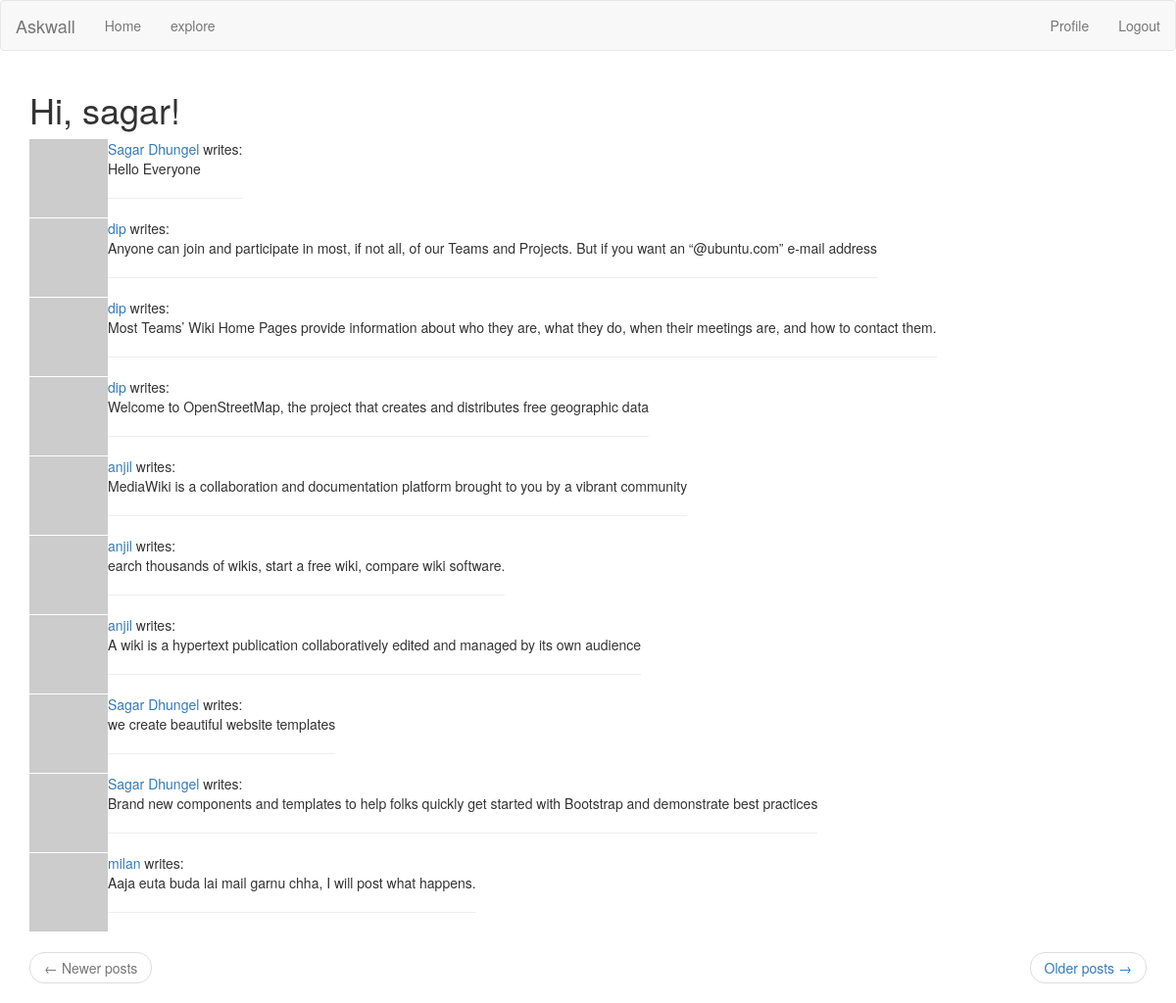
Page /explore (signed in) on the committed database.
### app/models.py (models this page shows, shortened)
class User(UserMixin, db.Model):
	id = db.Column(db.Integer, primary_key= True)
	username = db.Column(db.String(64), index = True)
	profile_name = db.Column(db.String(64))
	email = db.Column(db.String(120), index = True)
	password_hash = db.Column(db.String(128))
	posts = db.relationship('Post', backref='author', lazy='dynamic')
	about_me = db.Column(db.String(150))
	last_seen = db.Column(db.DateTime, default=datetime.utcnow)
	followed = db.relationship(
		'User', secondary=followers,
		primaryjoin = (followers.c.follower_id == id),
		secondaryjoin = (followers.c.followed_id == id),
		backref = db.backref('followers', lazy='dynamic'), lazy ='dynamic')
	def avatar(self, size):
		digest = md5(self.email.lower().encode('utf-8')).hexdigest()
		return 'http://www.gravatar.com/avatar/{}?d=identicon&s={}'.format(digest, size)

class Post(db.Model):
	id = db.Column(db.Integer, primary_key = True)
	body = db.Column(db.String(140))
	timestamp = db.Column(db.DateTime, index= True, default=datetime.utcnow)
	user_id = db.Column(db.Integer, db.ForeignKey('user.id'))

### app/routes.py (the view)
@app.route('/explore')
@login_required
def explore():
	page = request.args.get('page', 1, type=int)
	posts = Post.query.order_by(Post.timestamp.desc()).paginate(
		page, app.config['POSTS_PER_PAGE'], False)
	next_url = url_for('index', page=posts.next_num) if posts.has_next else None
	prev_url = url_for('index', page = posts.prev_num) if posts.has_prev else None
	return render_template('index.html', title='explore', posts = posts.items, next_url=next_url, prev_url = prev_url)

### app/models.py (called while the page is built)
@login.user_loader
def load_user(id):
	return User.query.get(int(id))

### app/routes.py (called while the page is built)
@app.before_request
def before_request():
	if current_user.is_authenticated:
		current_user.last_seen = datetime.utcnow()
		db.session.commit()

### app/templates/index.html (shortened to what this page needs)
{% extends "base.html" %}
{% import 'bootstrap/wtf.html' as wtf %}
{% block app_content %}
    <h1>Hi, {{ current_user.username }}!</h1>
    {% for post in posts %}
        {% include '_post.html' %}
    {% endfor %}
    <nav aria-label="...">
        <ul class="pager">
            <li class="previous{% if not prev_url %} disabled{% endif %}">
                <a href="{{ prev_url or '#' }}">
                    <span aria-hidden="true">&larr;</span> Newer posts
                </a>
            </li>
            <li class="next{% if not next_url %} disabled{% endif %}">
                <a href="{{ next_url or '#' }}">
                    Older posts <span aria-hidden="true">&rarr;</span>
                </a>
            </li>
        </ul>
    </nav>
{% endblock %}

### app/templates/_post.html
<table>
    <tr valign="top">
        <td><img src="{{ post.author.avatar(40) }}"></td>
        <td>{% if post.author.profile_name %}
	        	<a href="{{ url_for('user', username=post.author.username) }}">{{ post.author.profile_name }}</a>
        	{% else %}
        		<a href="{{ url_for('user', username=post.author.username) }}">{{ post.author.username }}</a>
        	{% endif %} writes:<br>{{ post.body }}<hr></td>
    </tr>
</table>

### rows in the picture
User: username "sagar"
Post: author.profile_name "Sagar Dhungel", body "Hello Everyone"
Post: author.username "dip", body "Anyone can join and participate in most, if not all, of our Teams and Projects. But if you want an “@ubuntu.com” e-mail address"
Post: author.username "dip", body "Most Teams’ Wiki Home Pages provide information about who they are, what they do, when their meetings are, and how to contact them."
Post: author.username "dip", body "Welcome to OpenStreetMap, the project that creates and distributes free geographic data"
Post: author.username "anjil", body "MediaWiki is a collaboration and documentation platform brought to you by a vibrant community"
Post: author.username "anjil", body "earch thousands of wikis, start a free wiki, compare wiki software."
Post: author.username "anjil", body "A wiki is a hypertext publication collaboratively edited and managed by its own audience"
Post: author.profile_name "Sagar Dhungel", body "we create beautiful website templates"
Post: author.profile_name "Sagar Dhungel", body "Brand new components and templates to help folks quickly get started with Bootstrap and demonstrate best practices"
Post: author.username "milan", body "Aaja euta buda lai mail garnu chha, I will post what happens."
